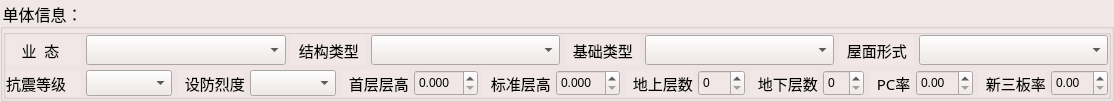
              <widget class="QGroupBox" name="groupBox_2">
               <property name="font">
                <font>
                 <family>微软雅黑</family>
                 <pointsize>12</pointsize>
                </font>
               </property>
               <property name="styleSheet">
                <string notr="true">background-color: rgb(241, 231, 231);</string>
               </property>
               <property name="title">
                <string>单体信息：</string>
               </property>
               <layout class="QVBoxLayout" name="verticalLayout_12">
                <property name="spacing">
                 <number>5</number>
                </property>
                <property name="leftMargin">
                 <number>0</number>
                </property>
                <property name="topMargin">
                 <number>0</number>
                </property>
                <property name="rightMargin">
                 <number>0</number>
                </property>
                <property name="bottomMargin">
                 <number>0</number>
                </property>
                <item>
                 <widget class="QGroupBox" name="groupBox_3">
                  <property name="title">
                   <string/>
                  </property>
                  <layout class="QVBoxLayout" name="verticalLayout_16">
                   <property name="spacing">
                    <number>5</number>
                   </property>
                   <property name="leftMargin">
                    <number>0</number>
                   </property>
                   <property name="topMargin">
                    <number>0</number>
                   </property>
                   <property name="rightMargin">
                    <number>0</number>
                   </property>
                   <property name="bottomMargin">
                    <number>0</number>
                   </property>
                   <item>
                    <layout class="QHBoxLayout" name="horizontalLayout_7">
                     <item>
                      <widget class="QLabel" name="label_17">
                       <property name="minimumSize">
                        <size>
                         <width>75</width>
                         <height>0</height>
                        </size>
                       </property>
                       <property name="maximumSize">
                        <size>
                         <width>75</width>
                         <height>16777215</height>
                        </size>
                       </property>
                       <property name="font">
                        <font>
                         <family>微软雅黑</family>
                         <pointsize>11</pointsize>
                        </font>
                       </property>
                       <property name="text">
                        <string>    业  态</string>
                       </property>
                      </widget>
                     </item>
                     <item>
                      <widget class="QComboBox" name="singleCBBox_1">
                       <property name="minimumSize">
                        <size>
                         <width>200</width>
                         <height>26</height>
                        </size>
                       </property>
                       <property name="font">
                        <font>
                         <family>微软雅黑</family>
                         <pointsize>11</pointsize>
                        </font>
                       </property>
                      </widget>
                     </item>
                     <item>
                      <widget class="QLabel" name="label_18">
                       <property name="minimumSize">
                        <size>
                         <width>75</width>
                         <height>0</height>
                        </size>
                       </property>
                       <property name="maximumSize">
                        <size>
                         <width>75</width>
                         <height>16777215</height>
                        </size>
                       </property>
                       <property name="font">
                        <font>
                         <family>微软雅黑</family>
                         <pointsize>11</pointsize>
                        </font>
                       </property>
                       <property name="text">
                        <string>  结构类型</string>
                       </property>
                      </widget>
                     </item>
                     <item>
                      <widget class="QComboBox" name="singleCBBox_6">
                       <property name="minimumSize">
                        <size>
                         <width>0</width>
                         <height>26</height>
                        </size>
                       </property>
                       <property name="font">
                        <font>
                         <family>微软雅黑</family>
                         <pointsize>11</pointsize>
                        </font>
                       </property>
                      </widget>
                     </item>
                     <item>
                      <widget class="QLabel" name="label_20">
                       <property name="minimumSize">
                        <size>
                         <width>0</width>
                         <height>0</height>
                        </size>
                       </property>
                       <property name="maximumSize">
                        <size>
                         <width>75</width>
                         <height>16777215</height>
                        </size>
                       </property>
                       <property name="font">
                        <font>
                         <family>微软雅黑</family>
                         <pointsize>11</pointsize>
                        </font>
                       </property>
                       <property name="text">
                        <string>  基础类型</string>
                       </property>
                      </widget>
                     </item>
                     <item>
                      <widget class="QComboBox" name="singleCBBox_4">
                       <property name="minimumSize">
                        <size>
                         <width>0</width>
                         <height>26</height>
                        </size>
                       </property>
                       <property name="font">
                        <font>
                         <family>微软雅黑</family>
                         <pointsize>11</pointsize>
                        </font>
                       </property>
                      </widget>
                     </item>
                     <item>
                      <widget class="QLabel" name="label_19">
                       <property name="minimumSize">
                        <size>
                         <width>0</width>
                         <height>0</height>
                        </size>
                       </property>
                       <property name="maximumSize">
                        <size>
                         <width>75</width>
                         <height>16777215</height>
                        </size>
                       </property>
                       <property name="font">
                        <font>
                         <family>微软雅黑</family>
                         <pointsize>11</pointsize>
                        </font>
                       </property>
                       <property name="text">
                        <string>  屋面形式</string>
                       </property>
                      </widget>
                     </item>
                     <item>
                      <widget class="QComboBox" name="singleCBBox_5">
                       <property name="minimumSize">
                        <size>
                         <width>0</width>
                         <height>26</height>
                        </size>
                       </property>
                       <property name="font">
                        <font>
                         <family>微软雅黑</family>
                         <pointsize>11</pointsize>
                        </font>
                       </property>
                      </widget>
                     </item>
                    </layout>
                   </item>
                   <item>
                    <layout class="QHBoxLayout" name="horizontalLayout_8">
                     <item>
                      <widget class="QLabel" name="label_8234">
                       <property name="minimumSize">
                        <size>
                         <width>75</width>
                         <height>0</height>
                        </size>
                       </property>
                       <property name="maximumSize">
                        <size>
                         <width>16777215</width>
                         <height>16777215</height>
                        </size>
                       </property>
                       <property name="font">
                        <font>
                         <family>微软雅黑</family>
                         <pointsize>11</pointsize>
                        </font>
                       </property>
                       <property name="text">
                        <string>抗震等级</string>
                       </property>
                      </widget>
                     </item>
                     <item>
                      <widget class="QComboBox" name="singleCBBox_2">
                       <property name="minimumSize">
                        <size>
                         <width>0</width>
                         <height>26</height>
                        </size>
                       </property>
                       <property name="font">
                        <font>
                         <family>微软雅黑</family>
                         <pointsize>11</pointsize>
                        </font>
                       </property>
                      </widget>
                     </item>
                     <item>
                      <widget class="QLabel" name="label_16">
                       <property name="minimumSize">
                        <size>
                         <width>0</width>
                         <height>0</height>
                        </size>
                       </property>
                       <property name="maximumSize">
                        <size>
                         <width>16777215</width>
                         <height>16777215</height>
                        </size>
                       </property>
                       <property name="font">
                        <font>
                         <family>微软雅黑</family>
                         <pointsize>11</pointsize>
                        </font>
                       </property>
                       <property name="text">
                        <string>  设防烈度</string>
                       </property>
                      </widget>
                     </item>
                     <item>
                      <widget class="QComboBox" name="singleCBBox_3">
                       <property name="minimumSize">
                        <size>
                         <width>0</width>
                         <height>26</height>
                        </size>
                       </property>
                       <property name="font">
                        <font>
                         <family>微软雅黑</family>
                         <pointsize>11</pointsize>
                        </font>
                       </property>
                      </widget>
                     </item>
                     <item>
                      <widget class="QLabel" name="label_39">
                       <property name="minimumSize">
                        <size>
                         <width>0</width>
                         <height>0</height>
                        </size>
                       </property>
                       <property name="maximumSize">
                        <size>
                         <width>16777215</width>
                         <height>16777215</height>
                        </size>
                       </property>
                       <property name="font">
                        <font>
                         <family>微软雅黑</family>
                         <pointsize>11</pointsize>
                        </font>
                       </property>
                       <property name="text">
                        <string>  首层层高</string>
                       </property>
                      </widget>
                     </item>
                     <item>
                      <widget class="QDoubleSpinBox" name="spinBox_1">
                       <property name="minimumSize">
                        <size>
                         <width>0</width>
                         <height>26</height>
                        </size>
                       </property>
                       <property name="decimals">
                        <number>3</number>
                       </property>
                      </widget>
                     </item>
                     <item>
                      <widget class="QLabel" name="label_44">
                       <property name="minimumSize">
                        <size>
                         <width>0</width>
                         <height>0</height>
                        </size>
                       </property>
                       <property name="maximumSize">
                        <size>
                         <width>16777215</width>
                         <height>16777215</height>
                        </size>
                       </property>
                       <property name="font">
                        <font>
                         <family>微软雅黑</family>
                         <pointsize>11</pointsize>
                        </font>
                       </property>
                       <property name="text">
                        <string>  标准层高</string>
                       </property>
                      </widget>
                     </item>
                     <item>
                      <widget class="QDoubleSpinBox" name="spinBox_2">
                       <property name="minimumSize">
                        <size>
                         <width>0</width>
                         <height>26</height>
                        </size>
                       </property>
                       <property name="decimals">
                        <number>3</number>
                       </property>
                      </widget>
                     </item>
                     <item>
                      <widget class="QLabel" name="label_41">
                       <property name="minimumSize">
                        <size>
                         <width>0</width>
                         <height>0</height>
                        </size>
                       </property>
                       <property name="maximumSize">
                        <size>
                         <width>16777215</width>
                         <height>16777215</height>
                        </size>
                       </property>
                       <property name="font">
                        <font>
                         <family>微软雅黑</family>
                         <pointsize>11</pointsize>
                        </font>
                       </property>
                       <property name="text">
                        <string>  地上层数</string>
                       </property>
                      </widget>
                     </item>
                     <item>
                      <widget class="QSpinBox" name="spinBox_3">
                       <property name="minimumSize">
                        <size>
                         <width>0</width>
                         <height>26</height>
                        </size>
                       </property>
                       <property name="maximum">
                        <number>199</number>
                       </property>
                      </widget>
                     </item>
                     <item>
                      <widget class="QLabel" name="label_40">
                       <property name="minimumSize">
                        <size>
                         <width>0</width>
                         <height>0</height>
                        </size>
                       </property>
                       <property name="maximumSize">
                        <size>
                         <width>16777215</width>
                         <height>16777215</height>
                        </size>
                       </property>
                       <property name="font">
                        <font>
                         <family>微软雅黑</family>
                         <pointsize>11</pointsize>
                        </font>
                       </property>
                       <property name="text">
                        <string>  地下层数</string>
                       </property>
                      </widget>
                     </item>
                     <item>
                      <widget class="QSpinBox" name="spinBox_4">
                       <property name="minimumSize">
                        <size>
                         <width>0</width>
                         <height>26</height>
                        </size>
                       </property>
                      </widget>
                     </item>
                     <item>
                      <widget class="QLabel" name="label_46">
                       <property name="minimumSize">
                        <size>
                         <width>0</width>
                         <height>0</height>
                        </size>
                       </property>
                       <property name="maximumSize">
                        <size>
                         <width>16777215</width>
                         <height>16777215</height>
                        </size>
                       </property>
                       <property name="font">
                        <font>
                         <family>微软雅黑</family>
                         <pointsize>11</pointsize>
                        </font>
                       </property>
                       <property name="text">
                        <string>  PC率</string>
                       </property>
                      </widget>
                     </item>
                     <item>
                      <widget class="QDoubleSpinBox" name="spinBox_5">
                       <property name="minimumSize">
                        <size>
                         <width>0</width>
                         <height>26</height>
                        </size>
                       </property>
                       <property name="decimals">
                        <number>2</number>
                       </property>
                       <property name="maximum">
                        <double>99.989999999999995</double>
                       </property>
                       <property name="singleStep">
                        <double>0.010000000000000</double>
                       </property>
                      </widget>
                     </item>
                     <item>
                      <widget class="QLabel" name="label_47">
                       <property name="minimumSize">
                        <size>
                         <width>0</width>
                         <height>0</height>
                        </size>
                       </property>
                       <property name="maximumSize">
                        <size>
                         <width>16777215</width>
                         <height>16777215</height>
                        </size>
                       </property>
                       <property name="font">
                        <font>
                         <family>微软雅黑</family>
                         <pointsize>11</pointsize>
                        </font>
                       </property>
                       <property name="text">
                        <string>  新三板率</string>
                       </property>
                      </widget>
                     </item>
                     <item>
                      <widget class="QDoubleSpinBox" name="spinBox_6">
                       <property name="minimumSize">
                        <size>
                         <width>0</width>
                         <height>26</height>
                        </size>
                       </property>
                       <property name="decimals">
                        <number>2</number>
                       </property>
                       <property name="maximum">
                        <double>99.989999999999995</double>
                       </property>
                       <property name="singleStep">
                        <double>0.010000000000000</double>
                       </property>
                      </widget>
                     </item>
                    </layout>
                   </item>
                  </layout>
                 </widget>
                </item>
               </layout>
              </widget>
